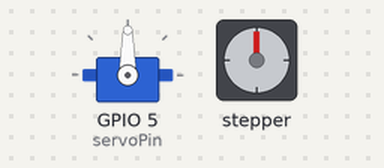
The sketch below on a simulated ESP32. On the bench: servo, stepper motor. Stepper angles assume 2048 steps per turn.

Above: at 0.0 s.
At 10.07 s:
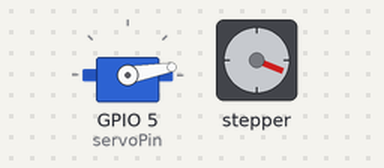
At 19.56 s:
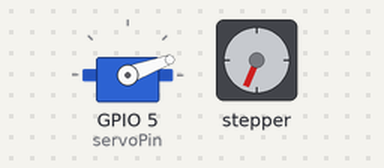
At 39.51 s:
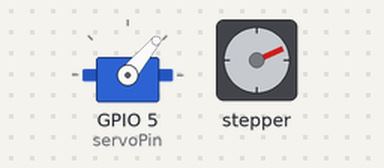
Timing chart, 0 to 40.0 s (numbered marks = the images above):
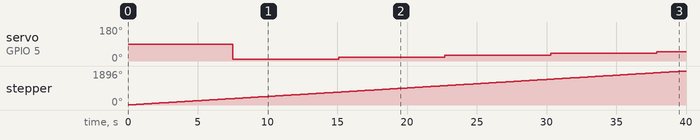

The sketch:

lab7.ino
```cpp
#include <Stepper.h>
#include <ESP32Servo.h>

int servoPin = 5;
int servoPos;
int numSteps;
Stepper myStepper(2048, 15, 16, 17, 18);

Servo myServo;
void setup(){

  // setup and attach the pins
  numSteps = 0;
  servoPos = 0;
  myStepper.setSpeed(10);
  myServo.attach(servoPin);
}

void loop() {

  // every loop, we step the stepper 128, and then every 2048 steps (one revolution), we move the servo by 10 degrees. If servo becomes 180 degrees, move back to 0.
  myStepper.step(128);
  numSteps += 128;
  if (numSteps % 2048 == 0)
  {
    if (servoPos != 180)
      servoPos += 10;
    else
      servoPos = 0;

    myServo.write(servoPos);
  }
  delay(100);
}
```

Measured:
- by itself, servo on GPIO 5 (servoPin): 90° → 10° at 7.5 s, → 20° 7.6 s later, → 30° 7.6 s later, → 40° 7.6 s later, … (5 changes in this stretch)
- by itself, stepper: keeps turning clockwise at about 47°/s
